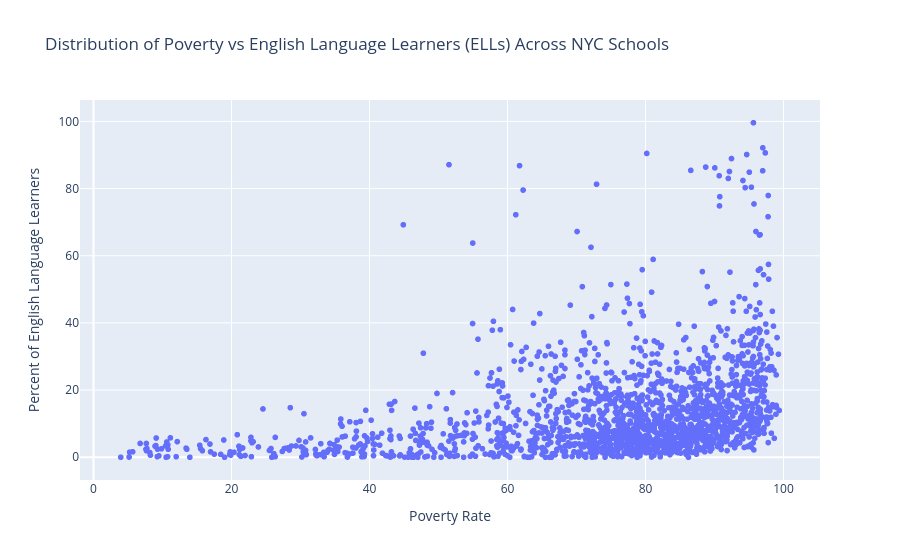

The notebook cell this image was saved under:
### Markdown cell above
#### Task 2e: A Relationship Between Poverty and English Language Learners

By plotting these two variables, we aim to see if there is a *correlation* between high poverty rates and a higher proportion of students learning English as a second language. This can help identify trends, such as whether schools in more impoverished areas tend to serve a higher percentage of students who are learning English as a second language.

**1.** Create a scatter plot with the poverty rate on the x-axis and the percentage of English learners on the y-axis.

### Code cell
# Create a scatter plot of percent_english_learners vs percent_poverty
fig = px.scatter(
    df,
    x='percent_poverty',
    y='percent_english_learners',
    title='Distribution of Poverty vs English Language Learners (ELLs) Across NYC Schools',
    labels={'percent_poverty': 'Poverty Rate', 'percent_english_learners': 'Percent of English Language Learners'}
)
fig.update_layout(bargap=0.1)
fig.show()

### Figure 1 — Plotly figure (JSON) as saved in the notebook; plotly's stock layout.template omitted (floating-point values rounded to 4 significant figures; data arrays with more than 128 entries replaced by an {"elided": "..."} marker saying what was removed)
{"data": [{"hovertemplate": "Poverty Rate=%{x}<br>Percent of English Language Learners=%{y}<extra></extra>", "legendgroup": "", "marker": {"color": "#636efa", "symbol": "circle"}, "mode": "markers", "name": "", "showlegend": false, "type": "scattergl", "x": {"elided": "1834 float values"}, "xaxis": "x", "y": {"elided": "1834 float values"}, "yaxis": "y"}], "layout": {"autosize": true, "bargap": 0.1, "legend": {"tracegroupgap": 0}, "title": {"text": "Distribution of Poverty vs English Language Learners (ELLs) Across NYC Schools"}, "xaxis": {"anchor": "y", "autorange": true, "domain": [0, 1], "range": [-1.82, 105.2], "title": {"text": "Poverty Rate"}, "type": "linear"}, "yaxis": {"anchor": "x", "autorange": true, "domain": [0, 1], "range": [-8.219, 107.8], "title": {"text": "Percent of English Language Learners"}, "type": "linear"}}}
